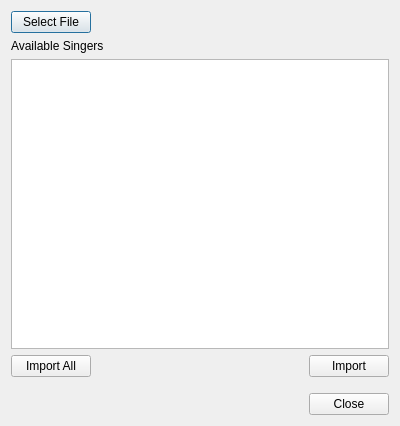
<?xml version="1.0" encoding="UTF-8"?>
<ui version="4.0">
 <class>DlgRegularImport</class>
 <widget class="QDialog" name="DlgRegularImport">
  <property name="geometry">
   <rect>
    <x>0</x>
    <y>0</y>
    <width>400</width>
    <height>426</height>
   </rect>
  </property>
  <property name="windowTitle">
   <string>Regular Singer Import</string>
  </property>
  <layout class="QVBoxLayout" name="verticalLayout">
   <item>
    <layout class="QHBoxLayout" name="horizontalLayout_3">
     <property name="topMargin">
      <number>0</number>
     </property>
     <item>
      <widget class="QPushButton" name="pushButtonSelectFile">
       <property name="text">
        <string>Select File</string>
       </property>
      </widget>
     </item>
     <item>
      <spacer name="horizontalSpacer_3">
       <property name="orientation">
        <enum>Qt::Orientation::Horizontal</enum>
       </property>
       <property name="sizeHint" stdset="0">
        <size>
         <width>40</width>
         <height>20</height>
        </size>
       </property>
      </spacer>
     </item>
    </layout>
   </item>
   <item>
    <widget class="QLabel" name="label">
     <property name="text">
      <string>Available Singers</string>
     </property>
    </widget>
   </item>
   <item>
    <widget class="QListWidget" name="listWidgetRegulars">
     <property name="editTriggers">
      <set>QAbstractItemView::EditTrigger::NoEditTriggers</set>
     </property>
     <property name="showDropIndicator" stdset="0">
      <bool>false</bool>
     </property>
     <property name="alternatingRowColors">
      <bool>true</bool>
     </property>
     <property name="selectionMode">
      <enum>QAbstractItemView::SelectionMode::ExtendedSelection</enum>
     </property>
     <property name="selectionBehavior">
      <enum>QAbstractItemView::SelectionBehavior::SelectRows</enum>
     </property>
     <property name="spacing">
      <number>0</number>
     </property>
    </widget>
   </item>
   <item>
    <layout class="QHBoxLayout" name="horizontalLayout">
     <item>
      <widget class="QPushButton" name="pushButtonImportAll">
       <property name="text">
        <string>Import All</string>
       </property>
      </widget>
     </item>
     <item>
      <spacer name="horizontalSpacer">
       <property name="orientation">
        <enum>Qt::Orientation::Horizontal</enum>
       </property>
       <property name="sizeHint" stdset="0">
        <size>
         <width>40</width>
         <height>20</height>
        </size>
       </property>
      </spacer>
     </item>
     <item>
      <widget class="QPushButton" name="pushButtonImport">
       <property name="text">
        <string>Import</string>
       </property>
      </widget>
     </item>
    </layout>
   </item>
   <item>
    <spacer name="verticalSpacer">
     <property name="orientation">
      <enum>Qt::Orientation::Vertical</enum>
     </property>
     <property name="sizeType">
      <enum>QSizePolicy::Policy::Fixed</enum>
     </property>
     <property name="sizeHint" stdset="0">
      <size>
       <width>20</width>
       <height>10</height>
      </size>
     </property>
    </spacer>
   </item>
   <item>
    <layout class="QHBoxLayout" name="horizontalLayout_2">
     <item>
      <spacer name="horizontalSpacer_2">
       <property name="orientation">
        <enum>Qt::Orientation::Horizontal</enum>
       </property>
       <property name="sizeHint" stdset="0">
        <size>
         <width>40</width>
         <height>20</height>
        </size>
       </property>
      </spacer>
     </item>
     <item>
      <widget class="QPushButton" name="pushButtonClose">
       <property name="text">
        <string>Close</string>
       </property>
      </widget>
     </item>
    </layout>
   </item>
  </layout>
 </widget>
 <resources/>
 <connections/>
</ui>
